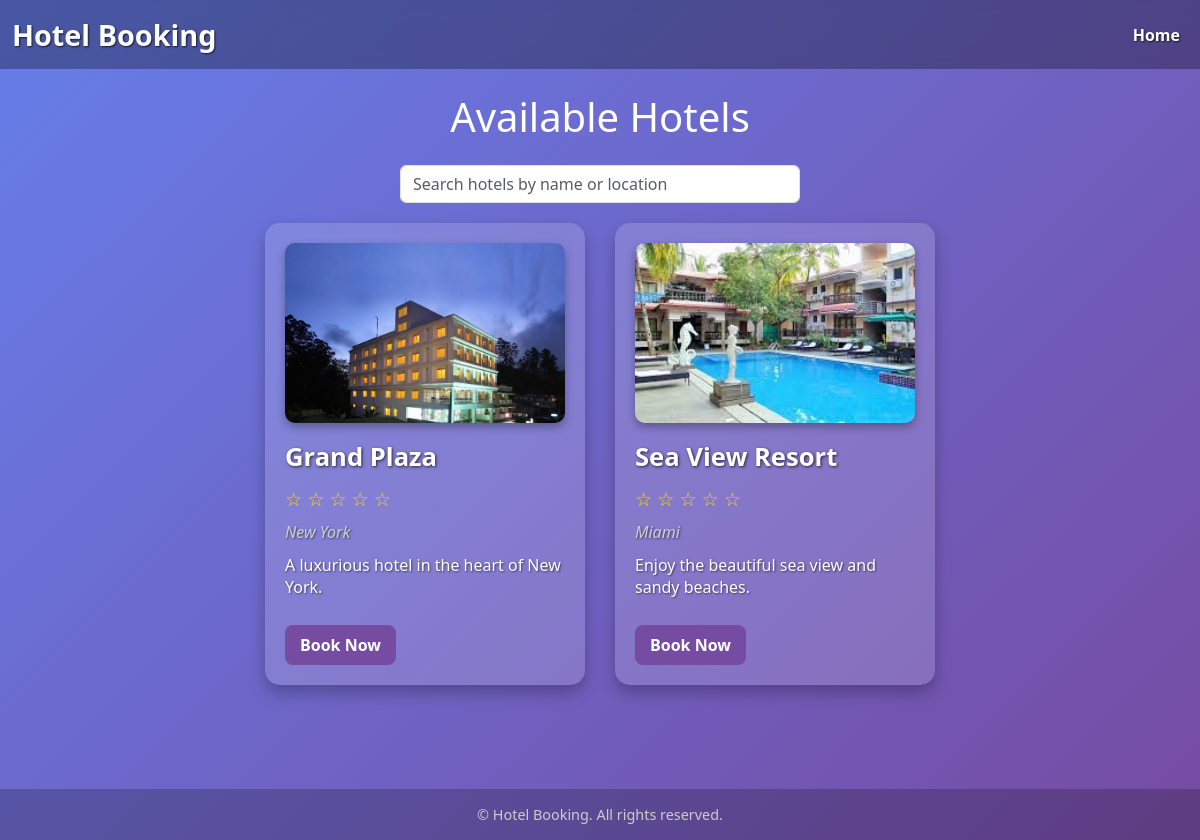
The page / on the database its author committed.
### booking/models.py (models this page shows, shortened)
class Hotel(models.Model):
    name = models.CharField(max_length=200)
    location = models.CharField(max_length=200)
    description = models.TextField()
    image = models.ImageField(upload_to='hotel_images/', blank=True, null=True)
    rating = models.DecimalField(max_digits=3, decimal_places=2, default=0.0)
    amenities = models.JSONField(default=list, blank=True)

### booking/views.py (the view, shortened to what this page needs)
# urls.py: path('', views.hotel_list, name='hotel_list'),
def hotel_list(request):
    hotels = Hotel.objects.all()
    location = request.GET.get('location')
    min_rating = request.GET.get('min_rating')
    max_price = request.GET.get('max_price')
    amenities = request.GET.getlist('amenities')
    if location:
        hotels = hotels.filter(location__icontains=location)
    if min_rating:
        hotels = hotels.filter(rating__gte=min_rating)
    if amenities:
        for amenity in amenities:
            hotels = hotels.filter(amenities__contains=amenity)
    if max_price:
        hotels = hotels.filter(rooms__price__lte=max_price).distinct()
    context = {
        'hotels': hotels,
        'filters': {
            'location': location or '',
            'min_rating': min_rating or '',
            'max_price': max_price or '',
            'amenities': amenities or [],
        }
    }
    return render(request, 'booking/hotel_list.html', context)

### booking/templates/booking/hotel_list.html (shortened to what this page needs)
<!DOCTYPE html>
<html lang="en">
<head>
    <link href="https://cdn.jsdelivr.net/npm/bootstrap@5.3.0/dist/css/bootstrap.min.css" rel="stylesheet" />
</head>
<body>
<nav class="navbar navbar-expand-lg">
    <div class="container">
        <a class="navbar-brand" href="#">Hotel Booking</a>
        <div class="collapse navbar-collapse">
            <ul class="navbar-nav ms-auto">
                <li class="nav-item"><a href="{% url 'booking:hotel_list' %}" class="nav-link">Home</a></li>
            </ul>
        </div>
    </div>
</nav>
<div class="container py-4">
    <h1 class="mb-4 text-center">Available Hotels</h1>
    <div class="search-bar">
        <input type="text" id="searchInput" class="form-control" placeholder="Search hotels by name or location" aria-label="Search hotels" />
    </div>
    <div class="hotel-container" id="hotelContainer" role="list">
        {% for hotel in hotels %}
        <div class="hotel-card" role="listitem" aria-label="{{ hotel.name }}">
            {% if hotel.image %}
            <img src="{{ hotel.image.url }}" alt="Image of {{ hotel.name }}" class="hotel-image" loading="lazy" />
            {% endif %}
            <a href="{% url 'booking:hotel_detail' hotel.id %}" class="hotel-link">{{ hotel.name }}</a>
            <div class="star-rating" aria-label="Rating: {{ hotel.rating }} out of 5 stars">
                {% for i in "12345" %}
                    {% if hotel.rating|floatformat:1 >= i|add:"0" %}
                        &#9733;
                    {% else %}
                        &#9734;
                    {% endif %}
                {% endfor %}
            </div>
            <p class="hotel-location">{{ hotel.location }}</p>
            <p>{{ hotel.description|truncatewords:20 }}</p>
            <a href="{% url 'booking:hotel_detail' hotel.id %}" class="btn-book" role="button" aria-label="View rooms and book at {{ hotel.name }}">Book Now</a>
        </div>
        {% empty %}
        <p class="text-center">No hotels available.</p>
        {% endfor %}
    </div>
</div>
<footer>
    &copy; {{ now.year }} Hotel Booking. All rights reserved.
</footer>
</body>
</html>

### booking/templates/booking/hotel_list.html (style rules this page uses)
body { background: linear-gradient(135deg, #667eea, #764ba2); min-height: 100vh; color: #fff; font-family: 'Segoe UI', Tahoma, Geneva, Verdana, sans-serif; margin: 0; padding: 0; }
nav.navbar { background-color: rgba(0, 0, 0, 0.3); backdrop-filter: blur(10px); }
nav.navbar a.navbar-brand { color: #fff; font-weight: 700; font-size: 1.8rem; text-shadow: 1px 1px 2px rgba(0,0,0,0.7); }
nav.navbar .nav-link { color: #fff; font-weight: 600; margin-left: 15px; text-shadow: 1px 1px 2px rgba(0,0,0,0.7); }
.search-bar { max-width: 400px; margin: 20px auto 20px auto; }
.hotel-container { display: flex; gap: 30px; justify-content: center; flex-wrap: wrap; padding: 0 20px 40px 20px; }
.hotel-card { background: rgba(255, 255, 255, 0.15); border-radius: 15px; padding: 20px; width: 320px; box-shadow: 0 8px 16px rgba(0,0,0,0.25); transition: transform 0.3s ease, box-shadow 0.3s ease; }
.hotel-image { max-width: 100%; border-radius: 10px; margin-bottom: 15px; box-shadow: 0 4px 8px rgba(0,0,0,0.3); object-fit: cover; height: 180px; width: 100%; }
a.hotel-link { color: #fff; text-decoration: none; font-size: 1.6rem; font-weight: 700; display: block; margin-bottom: 8px; text-shadow: 1px 1px 3px rgba(0,0,0,0.7); }
.star-rating { color: #ffd700; font-size: 1.2rem; margin-bottom: 8px; }
p { font-size: 1rem; line-height: 1.4; text-shadow: 1px 1px 2px rgba(0,0,0,0.5); }
.hotel-location { font-style: italic; margin-bottom: 10px; color: #cfcfcf; }
.btn-book { background-color: #764ba2; border: none; color: #fff; padding: 8px 15px; border-radius: 8px; font-weight: 600; cursor: pointer; transition: background-color 0.3s ease; text-align: center; display: inline-block; margin-top: 10px; text-decoration: none; }
.container { max-width: 1200px; }
footer { text-align: center; padding: 15px 0; color: #ccc; font-size: 0.9rem; background-color: rgba(0,0,0,0.2); margin-top: 40px; user-select: none; }

### rows shown on the page
Hotel: image (picture), name "Grand Plaza", location "New York", description "A luxurious hotel in the heart of New York."
Hotel: image (picture), name "Sea View Resort", location "Miami", description "Enjoy the beautiful sea view and sandy beaches."
